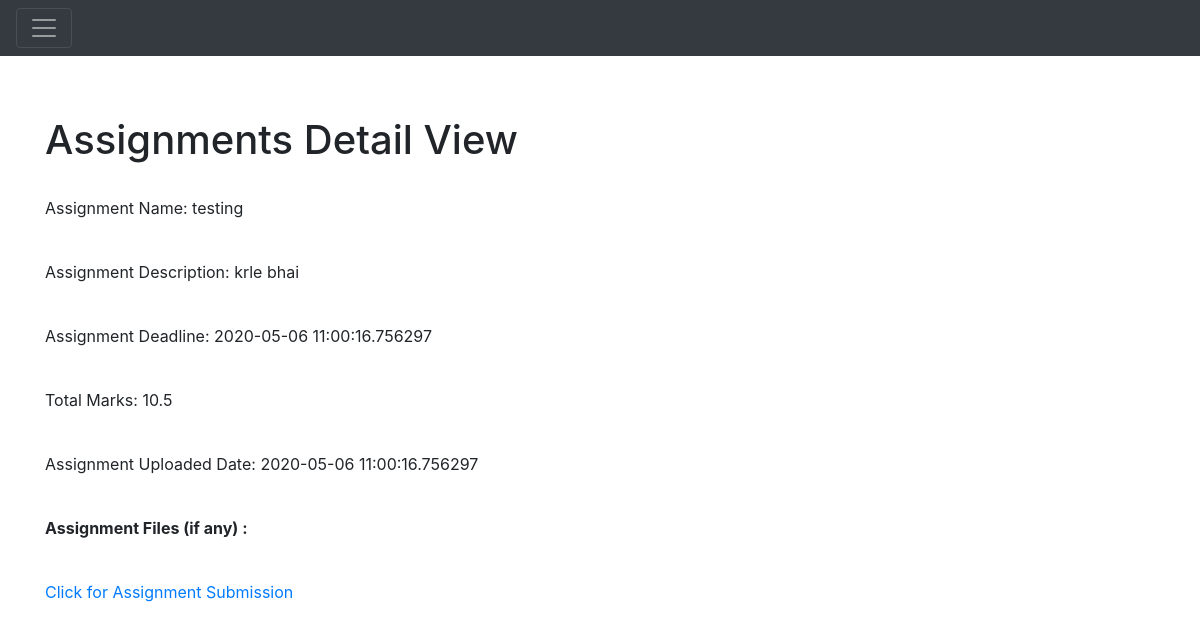
Before: /assignments/detail/1 with the older database file.
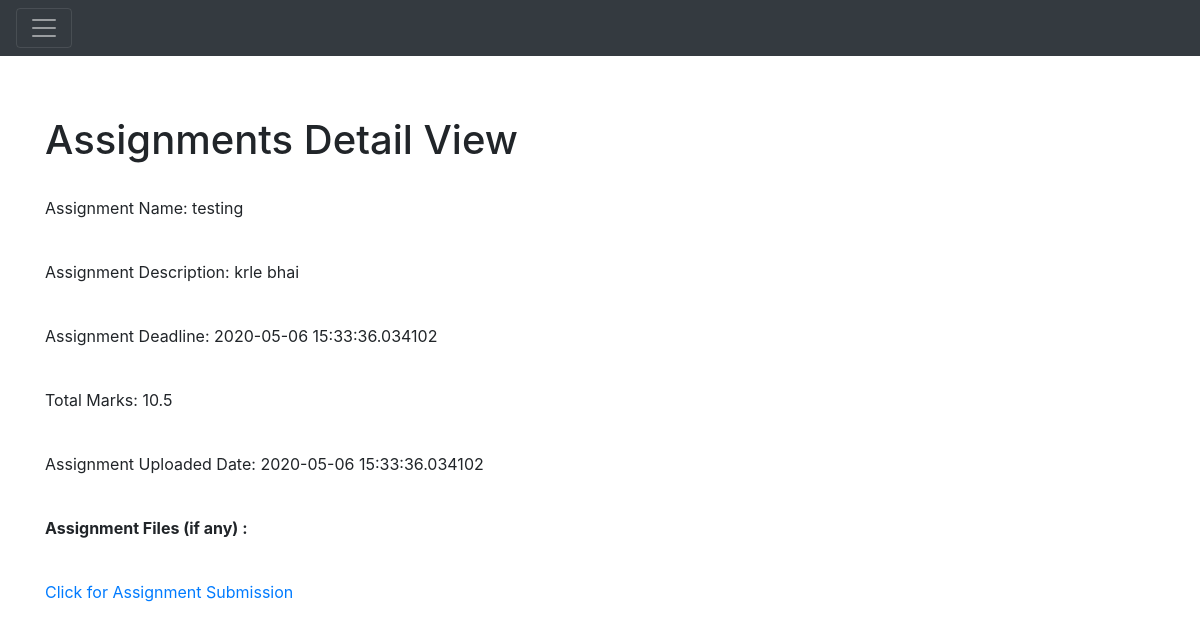
After: the same page with the newer database file.
### Application/models.py (models this page shows)
class Assignment(db.Model):
    __tablename__ = "assignments"
    assignmentId = db.Column(
        db.Integer,
        primary_key=True,
        autoincrement=True
    )
    assignmentName = db.Column(
        db.String(120),
        nullable=False
    )
    assignmentDesc = db.Column(
        db.String(255),
        nullable=False
    )
    assignmentDeadline = db.Column(
        db.DateTime
    )
    courseId = db.Column(db.Integer, db.ForeignKey('courses.courseId'))
    course = relationship("Course", backref="assignments")
    totalMarks = db.Column(db.Float, nullable=False)
    uploadDateTime = db.Column(db.DateTime, nullable=False)

### Application/assignments.py (the view)
@app.route('/assignments/detail/<id>',methods=['GET'])
def getAssignmentDetailById(id):
    assignment = models.Assignment.query.filter_by(assignmentId=id).first()
    if not assignment:
        flash('Assignment did not exist')
        return redirect('/home')
    return render_template('assignment.html',assignment=assignment)

### Application/templates/assignment.html (shortened to what this page needs)
{% extends 'main.html' %}
{% block head %}
{{ super() }}
{% endblock %}
{% block body %}
{{ super() }}
<div class="container" style="margin-top: 5%">
    <h1>Assignments Detail View</h1>
    <div>
        <br>
        <p> Assignment Name: {{ assignment.assignmentName }}</p>
        <br>
        <p> Assignment Description: {{ assignment.assignmentDesc }}</p>
        <br>
        <p> Assignment Deadline: {{ assignment.assignmentDeadline }}</p>
        <br>
        <p> Total Marks: {{ assignment.totalMarks }}</p>
        <br>
        <p> Assignment Uploaded Date: {{ assignment.uploadDateTime }}</p>
        <br>
        <p><b>Assignment Files (if any) :</b></p>
        <br>
        <a href= {{ url_for('assignmentSubmission',id=assignment.assignmentId) }}>Click for Assignment Submission</a>
    </div>
</div>
{% endblock %}

Changed rows visible on the page:
changed Assignment "testing": assignmentDeadline "2020-05-06 11:00:16.756297" → "2020-05-06 15:33:36.034102"; uploadDateTime "2020-05-06 11:00:16.756297" → "2020-05-06 15:33:36.034102"
